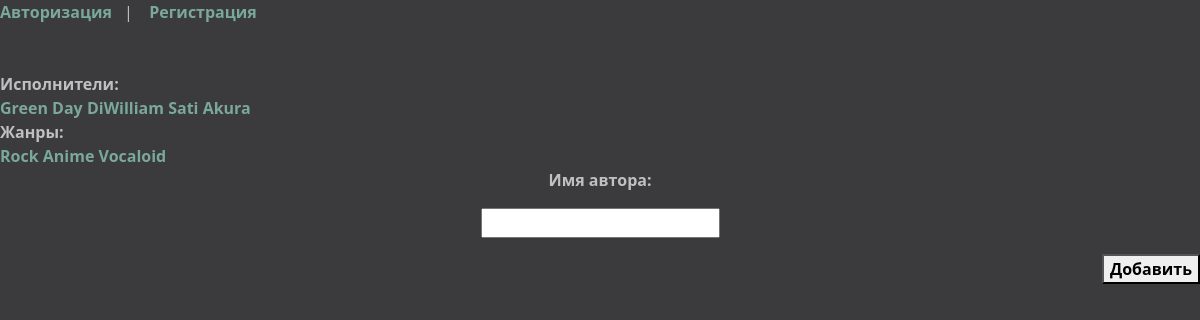
The app's page /songs/addAuthor/ with its own data.
### funfacts/models.py (models this page shows, shortened)
class Author(models.Model):
	name = models.CharField(max_length = 255)
	slug= models.SlugField(max_length=255,db_index = True, unique = True)
	def get_absolute_url(self):
		return reverse('author', kwargs={'author_slug': self.slug})

class Category(models.Model):
	name = models.CharField(max_length = 255, db_index = True)
	slug = models.SlugField(max_length=255, db_index = True, null = True)
	def get_absolute_url(self):
		return reverse('category', kwargs={'cat_slug': self.slug})

### funfacts/views.py (the view)
# urls.py: path('songs/addAuthor/', views.addAuthor.as_view(), name = 'addAuthor'),
class addAuthor(DataMixin, CreateView):
	form_class = AddAuthorForm
	template_name = 'funfacts/add_author.html'
	success_url = reverse_lazy('addSong')
	def get_context_data(self,*,object_list = None, **kwargs):
		context = super().get_context_data(**kwargs)
		c_def = self.get_user_context(title = 'Добавить автора')
		return dict(list(context.items())+list(c_def.items()))

### funfacts/forms.py
class AddAuthorForm(forms.ModelForm):
	name = forms.CharField(label = "Имя автора")
	class Meta:
		model = Author
		fields = ['name',]
	def __init__(self,*args,**kwargs):
		super().__init__(*args, **kwargs)

### funfacts/templatetags/funfacts_tags.py (called while the page is built)
@register.inclusion_tag('funfacts/list_authors.html')
def show_authors(sort=None, author_selected=0, category_selected=0):
	if not sort:
		authors = Author.objects.all()
		category = Category.objects.all()
	else:
		authors = Author.objects.order_by(sort)
		category = Category.objects.order_by(sort)
	return {"authors":authors, "author_selected":author_selected, "cats":category, "category_selected":category_selected}

### funfacts/utils.py (called while the page is built)
	def get_user_context(self, **kwargs):
		context = kwargs
		author = Author.objects.all()
		cats = Category.objects.all()
		context['author']=author
		context['cats'] = cats
		if 'author_selected' not in context:
			context['author_selected']=0
		elif 'category_selected' not in context:
			context['category_selected'] = 0
		return context

### funfacts/templates/funfacts/add_author.html (shortened to what this page needs)
{%extends 'funfacts/base.html'%}
{%block content%}
<form  method = 'post'>
<div class="song_block_Pc{{request.user_agent.is_pc}}" align="center">
	{%for f in form%}<p>
<label for = "{{ f.id_for_label}}"><b>{{f.label}}:</b></label></p>{{f}}<p align="center"></p>
{%endfor%}
		<p align="right"><button type="submit" class="user_btn_Pc{{request.user_agent.is_pc}}"> <b>Добавить</b></button></p>
</form></div>
{%endblock%}

### funfacts/templates/funfacts/list_authors.html
<br>
<nav class="side_text_Pc{{request.user_agent.is_pc}}"><b>Исполнители:</b> </nav>
{%for author in authors%}
{%if author.pk == author_selected%}
<a  id = 'aub' href="{{author.get_absolute_url}}">{{author.name}}</a>
{%elif author.pk <= author_selected|add:4 and author.pk >= author_selected|add:-4 %}
<a href="{{author.get_absolute_url}}" class="authors">{{author.name}}</a>
{%elif author_selected == 0 and author.pk <= 10%}
<a href="{{author.get_absolute_url}}" class="authors">{{author.name}}</a>
	{%endif%}
{%endfor%}
<nav class="side_text">Жанры:</nav>
{%for cat in cats%}
<a href="{{cat.get_absolute_url}}" class="authors">{{cat.name}}</a>
{%endfor%}

### funfacts/static/funfacts/css/styles.css (style rules this page uses)
body { background: #3B3A3D; color: #C0C0C0; }
a { transition: all 1s; text-decoration: none; color: #7AA899; }

### records on screen
Author: name "Green Day"
Author: name "DiWilliam"
Author: name "Sati Akura"
Category: name "Rock"
Category: name "Anime"
Category: name "Vocaloid"

### other values on screen
{{ f.label }} "Имя автора"
